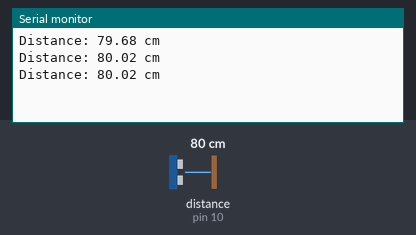
Bench run of a sketch on a simulated Arduino Uno, built with avr-gcc and run on an emulated ATmega328P. On the bench: the last lines printed to the serial monitor. Wiring (inferred from the names in the program): ultrasonic range finder: trigger pin 9; echo pin 10. The inputs (shaded band) are chosen by the test bench; at power-on: distance to the obstacle (sensor on pin 10) 80 cm. The echo pulse lasts 58.3 µs per cm.

Above: at 1.3 s.
1.4 s: distance to the obstacle (sensor on pin 10) set to 2 cm
At 1.9 s:
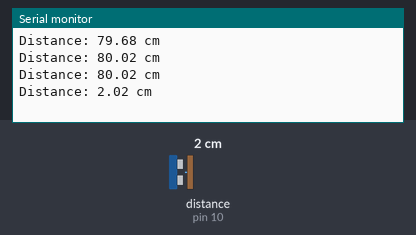
2.9 s: distance to the obstacle (sensor on pin 10) set to 4 cm
At 3.4 s:
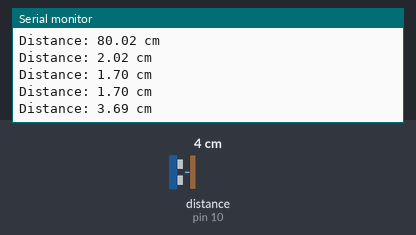
Timing chart, 0 to 5.9 s (numbered marks = the images above; inputs shaded):
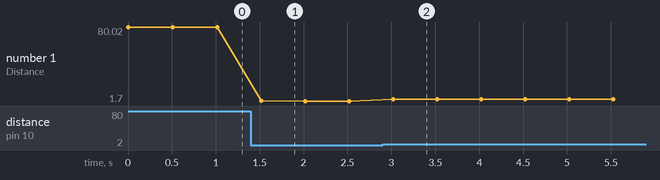

Measured:
- after the input at 1.4 s, the serial monitor: prints a new line after 0.12 s (image 1)
- after the input at 2.9 s, the serial monitor: prints a new line after 0.12 s (image 2)
- plotted number 1: 80.02 → 1.7 after the input at 1.4 s, 1.7 → 3.69 after the input at 2.9 s

The sketch:

hc-sr04-distance.ino
```cpp
const int trigPin = 9;
const int echoPin = 10;

void setup() {
  pinMode(trigPin, OUTPUT);
  pinMode(echoPin, INPUT);
  Serial.begin(9600);
}

void loop() {
  digitalWrite(trigPin, LOW);
  delayMicroseconds(2);
  digitalWrite(trigPin, HIGH);
  delayMicroseconds(10);
  digitalWrite(trigPin, LOW);

  unsigned long duration = pulseIn(echoPin, HIGH, 30000);

  if (duration == 0) {
    Serial.println("No echo received");
  } else {
    float distanceCm = duration * 0.0343 / 2.0;
    Serial.print("Distance: ");
    Serial.print(distanceCm);
    Serial.println(" cm");
  }

  delay(500);
}
```
